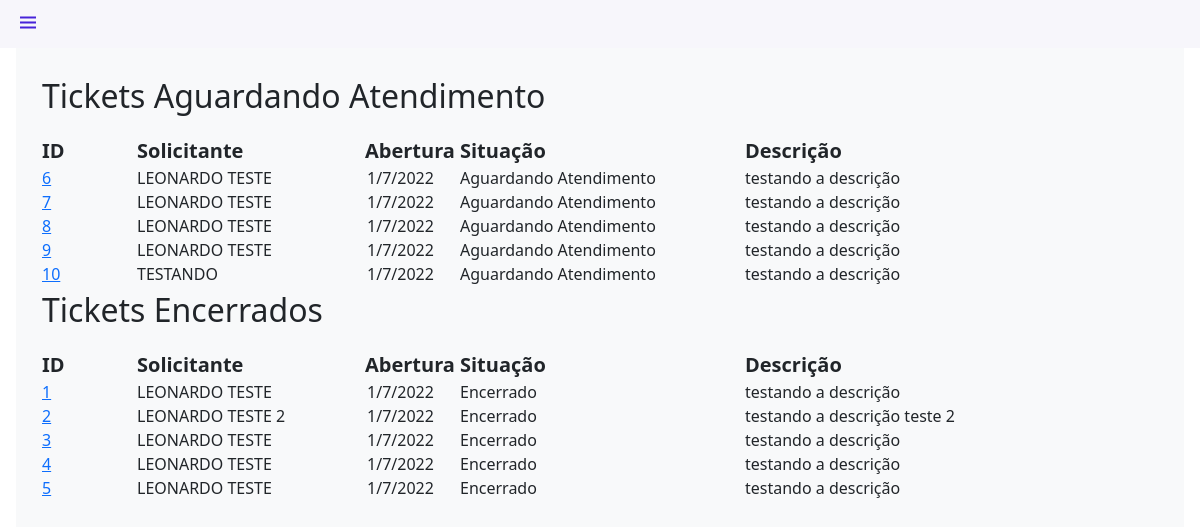
Screenshot of / (signed in) with the database file from the repository.
### tickets/models.py (models this page shows, shortened)
class OpenTicketModel(models.Model):
    id_ticket = models.IntegerField('idticket', primary_key=True, auto_created=True, unique=True)
    nome = models.CharField('nome', max_length=50)
    email = models.EmailField('email', max_length=100)
    setor = models.CharField('Setor', max_length=50)
    tel_ramal = models.CharField('contato', max_length=50)
    titulo = models.CharField('titulo', max_length=100)
    dsticket = models.CharField('dschamado', max_length=1500)
    createDate = models.DateTimeField('createdate', default=timezone.now)
    status = models.FloatField(default=False)
    closeDate = models.DateTimeField('closeDate', default=timezone.now)

### tickets/views.py (the view)
# urls.py: path('', baseView, name='index'),
def baseView(request):
    if request.user.is_authenticated:
        tickets_list_ab = OpenTicketModel.objects.filter(status=0)
        tickets_list_en = OpenTicketModel.objects.filter(status=1)
        context_index = {
            'tickets_list': tickets_list_ab,
            'tickets_list_en': tickets_list_en,
        }
        return render(request, 'index.html', context_index)
    else:
        messages.error(request, 'Efetuar Login Para Continuar!')
        return redirect('auth')

### templates/index.html (shortened to what this page needs)
{% extends 'base.html' %}
{% load django_bootstrap5 %}
{% load static %}
{% block content %}
    <br>
    <br>
    <br>
    <div class="container">
        <p class="fs-2 fw-bolt">
            Tickets Aguardando Atendimento
        </p>
        <div class="row row-cols-5">
            <div class="col-1 fs-5 fw-bolder">ID</div>
            <div class="col fs-5 fw-bolder">Solicitante</div>
            <div class="col-1 fs-5 fw-bolder" >Abertura</div>
            <div class="col-3 fs-5 fw-bolder">Situação</div>
            <div class="col fs-5 fw-bolder">Descrição</div>
        </div>
        {% for tickets in tickets_list %}
        <div class="row row-cols-5">
            <div class="col-1">
                <a href="{% url 'ticket' tickets.id_ticket %}">{{ tickets.id_ticket }}</a>
            </div>
            <div class="col">
                {{ tickets.nome }}
            </div>
            <div class="col-1 d-flex justify-content-center">
                {{ tickets.createDate.date.day }}/{{ tickets.createDate.date.month }}/{{ tickets.createDate.date.year }}
            </div>
            <div class="col-3">
                Aguardando Atendimento
            </div>
            <div class="col col-lg-4">
                {{ tickets.dsticket }}
            </div>
        </div>
        {% endfor %}
    </div>
    <div class="container">
        <p class="fs-2 fw-bolt">
            Tickets Encerrados
        </p>
        <div class="row row-cols-5">
            <div class="col-1 fs-5 fw-bolder">ID</div>
            <div class="col fs-5 fw-bolder">Solicitante</div>
            <div class="col-1 fs-5 fw-bolder" >Abertura</div>
            <div class="col-3 fs-5 fw-bolder">Situação</div>
            <div class="col fs-5 fw-bolder">Descrição</div>
        </div>
        {% for tickets_en in tickets_list_en %}
        <div class="row row-cols-5">
            <div class="col-1">
                <a href="{% url 'ticket' tickets_en.id_ticket %}">{{ tickets_en.id_ticket }}</a>
            </div>
            <div class="col">
                {{ tickets_en.nome }}
            </div>
            <div class="col-1 d-flex justify-content-center">
                {{ tickets_en.createDate.date.day }}/{{ tickets_en.createDate.date.month }}/{{ tickets_en.createDate.date.year }}
            </div>
            <div class="col-3">
                    Encerrado
            </div>
            <div class="col col-lg-4">
                {{ tickets_en.dsticket }}
            </div>
        </div>
        {% endfor %}
    </div>
{% endblock %}

### tickets/static/css/styles.css (style rules this page uses)
:root { --header-height: 3rem; --nav-width: 68px; --first-color: #4723D9; --first-color-light: #AFA5D9; --white-color: #F7F6FB; --body-font: 'Nunito', sans-serif; --normal-font-size: 1rem; --z-fixed: 100 }
body { position: relative; margin: var(--header-height) 0 0 0; padding: 0 1rem;font-family: var(--body-font); font-size: var(--normal-font-size); transition: .5s }
a { text-decoration: none }

### rows the page displays
OpenTicketModel: id_ticket "6", nome "LEONARDO TESTE", createDate.date.day "1", createDate.date.month "7", createDate.date.year "2022", dsticket "testando a descrição"
OpenTicketModel: id_ticket "7", nome "LEONARDO TESTE", createDate.date.day "1", createDate.date.month "7", createDate.date.year "2022", dsticket "testando a descrição"
OpenTicketModel: id_ticket "8", nome "LEONARDO TESTE", createDate.date.day "1", createDate.date.month "7", createDate.date.year "2022", dsticket "testando a descrição"
OpenTicketModel: id_ticket "9", nome "LEONARDO TESTE", createDate.date.day "1", createDate.date.month "7", createDate.date.year "2022", dsticket "testando a descrição"
OpenTicketModel: id_ticket "10", nome "TESTANDO", createDate.date.day "1", createDate.date.month "7", createDate.date.year "2022", dsticket "testando a descrição"
OpenTicketModel: id_ticket "1", nome "LEONARDO TESTE", createDate.date.day "1", createDate.date.month "7", createDate.date.year "2022", dsticket "testando a descrição"
OpenTicketModel: id_ticket "2", nome "LEONARDO TESTE 2", createDate.date.day "1", createDate.date.month "7", createDate.date.year "2022", dsticket "testando a descrição teste 2"
OpenTicketModel: id_ticket "3", nome "LEONARDO TESTE", createDate.date.day "1", createDate.date.month "7", createDate.date.year "2022", dsticket "testando a descrição"
OpenTicketModel: id_ticket "4", nome "LEONARDO TESTE", createDate.date.day "1", createDate.date.month "7", createDate.date.year "2022", dsticket "testando a descrição"
OpenTicketModel: id_ticket "5", nome "LEONARDO TESTE", createDate.date.day "1", createDate.date.month "7", createDate.date.year "2022", dsticket "testando a descrição"
